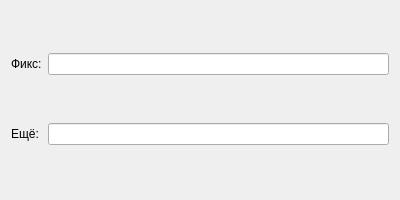
<?xml version="1.0" encoding="UTF-8"?>
<ui version="4.0"><class>Dialog</class><widget class="QDialog" name="Dialog"><property name="geometry"><rect><x>0</x><y>0</y><width>400</width><height>200</height></rect></property><property name="windowTitle"><string>#062 policies/147_fixed_width_label_grid</string></property><layout class="QGridLayout" name="gridLayout"><property name="leftMargin"><number>11</number></property><property name="topMargin"><number>11</number></property><property name="rightMargin"><number>11</number></property><property name="bottomMargin"><number>11</number></property><property name="spacing"><number>6</number></property><item row="0" column="0"><widget class="QLabel" name="l1"><property name="sizePolicy"><sizepolicy hsizetype="Fixed" vsizetype="Fixed"><horstretch>0</horstretch><verstretch>0</verstretch></sizepolicy></property><property name="text"><string>Фикс:</string></property></widget></item><item row="0" column="1"><widget class="QLineEdit" name="e1"></widget></item><item row="1" column="0"><widget class="QLabel" name="l2"><property name="sizePolicy"><sizepolicy hsizetype="Fixed" vsizetype="Fixed"><horstretch>0</horstretch><verstretch>0</verstretch></sizepolicy></property><property name="text"><string>Ещё:</string></property></widget></item><item row="1" column="1"><widget class="QLineEdit" name="e2"></widget></item></layout></widget></ui>
